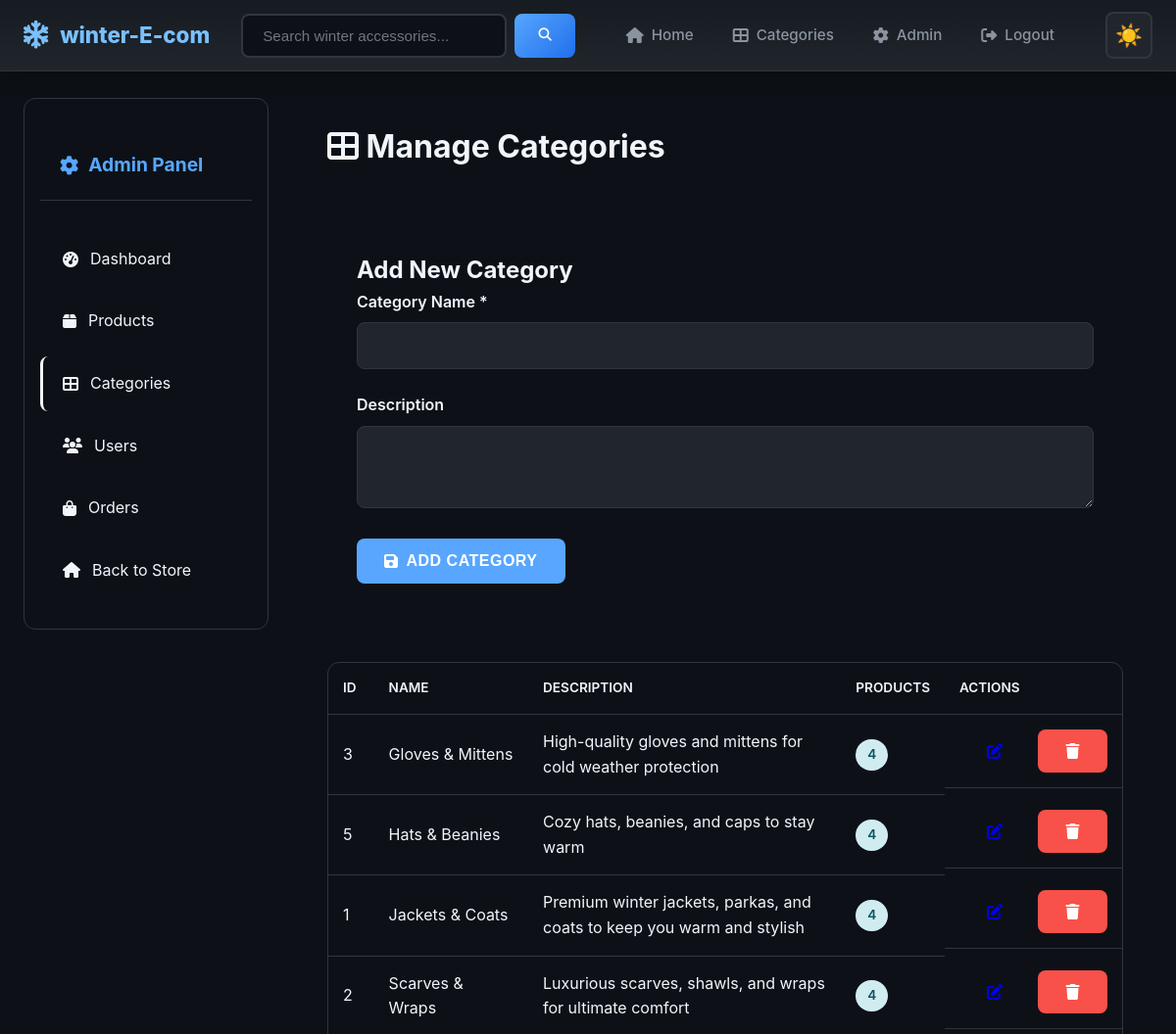
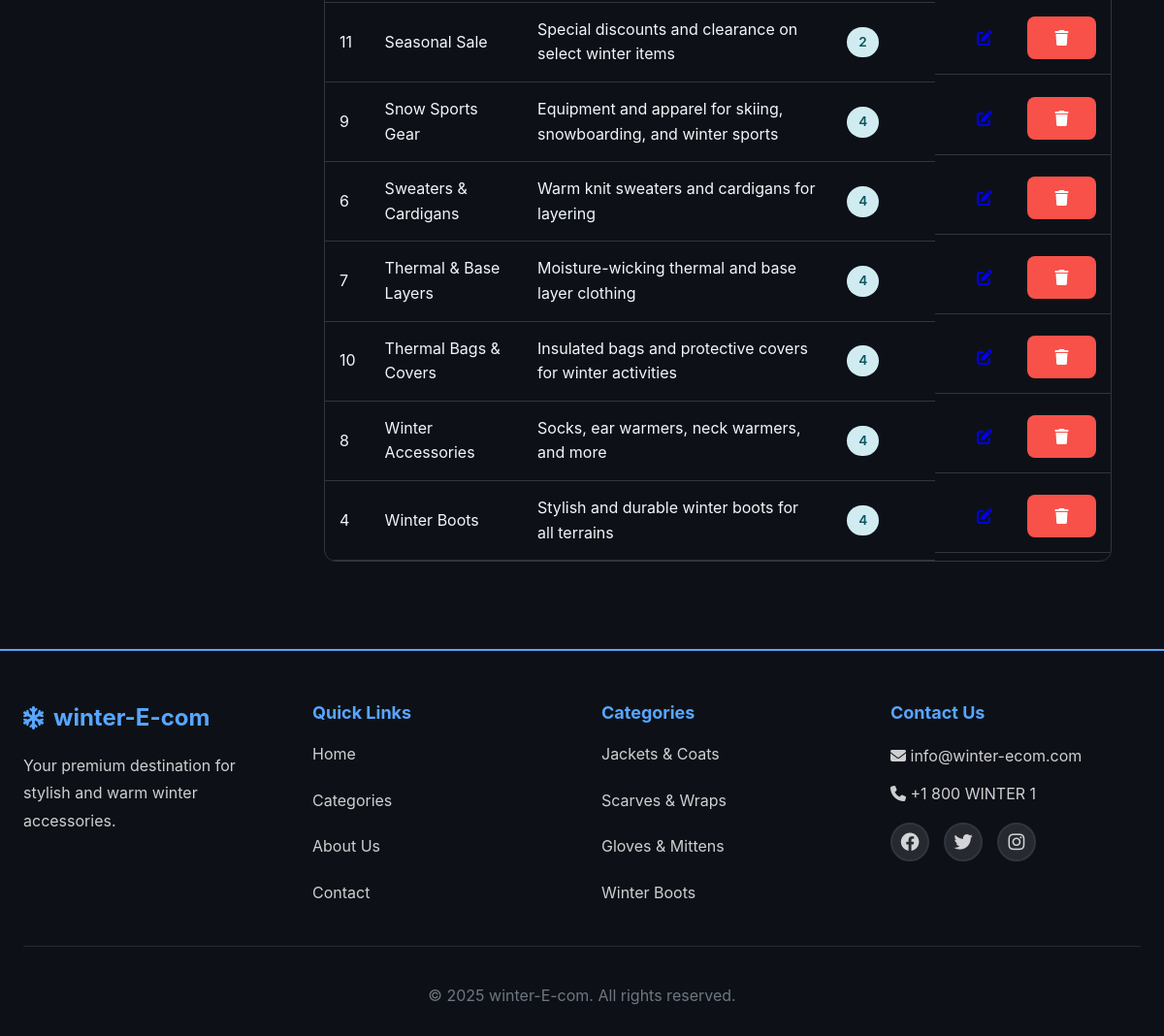
Screenshot of /admin/categories.php (signed in) with the database file from the repository (2 pictures, top to bottom).
### tables this page shows
CREATE TABLE IF NOT EXISTS categories (
    id INT AUTO_INCREMENT PRIMARY KEY,
    name VARCHAR(100) NOT NULL,
    description TEXT,
    created_at TIMESTAMP DEFAULT CURRENT_TIMESTAMP
);

### includes/config.php (called while the page is built, shortened)
<?php
function escape_output($data) {
    return htmlspecialchars($data, ENT_QUOTES, 'UTF-8');
}
?>

### admin/categories.php (the view, shortened to what this page needs)
<?php
require_once '../includes/config.php';
$edit_mode = false;
$edit_category = null;
$categories = $pdo->query("SELECT c.*, COUNT(p.id) as product_count FROM categories c
                          LEFT JOIN products p ON c.id = p.category_id
                          GROUP BY c.id
                          ORDER BY c.name")->fetchAll();
require_once '../includes/header.php';
?>
<div class="container">
    <div class="admin-layout">
        <?php include 'sidebar.php'; ?>
        <div class="admin-content">
            <div class="page-header">
                <h1><i class="fas fa-th-large"></i> Manage Categories</h1>
            </div>
            <div class="category-management">
                <div class="form-card">
                    <h2><?php echo $edit_mode ? 'Edit Category' : 'Add New Category'; ?></h2>
                    <form method="POST" action="categories.php<?php echo $edit_mode ? '?edit=' . $edit_category['id'] : ''; ?>">
                        <div class="form-group">
                            <label for="name">Category Name *</label>
                            <input type="text" id="name" name="name"
                                   value="<?php echo $edit_mode ? escape_output($edit_category['name']) : ''; ?>" required>
                        </div>
                        <div class="form-group">
                            <label for="description">Description</label>
                            <textarea id="description" name="description" rows="3"><?php echo $edit_mode ? escape_output($edit_category['description']) : ''; ?></textarea>
                        </div>
                        <div class="form-actions">
                            <button type="submit" class="btn btn-primary">
                                <i class="fas fa-save"></i> <?php echo $edit_mode ? 'Update' : 'Add'; ?> Category
                            </button>
                        </div>
                    </form>
                </div>
                <div class="table-responsive">
                    <table class="admin-table">
                        <thead>
                            <tr>
                                <th>ID</th>
                                <th>Name</th>
                                <th>Description</th>
                                <th>Products</th>
                                <th>Actions</th>
                            </tr>
                        </thead>
                        <tbody>
                            <?php foreach ($categories as $category): ?>
                            <tr>
                                <td><?php echo $category['id']; ?></td>
                                <td><?php echo escape_output($category['name']); ?></td>
                                <td><?php echo escape_output($category['description']); ?></td>
                                <td><span class="badge badge-info"><?php echo $category['product_count']; ?></span></td>
                                <td class="actions">
                                    <a href="categories.php?edit=<?php echo $category['id']; ?>" class="btn btn-sm btn-info">
                                        <i class="fas fa-edit"></i>
                                    </a>
                                    <a href="categories.php?delete=<?php echo $category['id']; ?>"
                                       class="btn btn-sm btn-danger delete-btn"
                                       onclick="return confirm('Are you sure? This will delete all products in this category!');">
                                        <i class="fas fa-trash"></i>
                                    </a>
                                </td>
                            </tr>
                            <?php endforeach; ?>
                        </tbody>
                    </table>
                </div>
            </div>
        </div>
    </div>
</div>
<?php require_once '../includes/footer.php'; ?>

### css/modern-theme.css (style rules this page uses)
:root { --bg-primary: #0d1117; --bg-secondary: #161b22; --bg-tertiary: #21262d; --bg-hover: #30363d; --text-primary: #f0f6fc; --text-secondary: #8b949e; --text-tertiary: #6e7681; --accent-primary: #58a6ff; --accent-secondary: #1f6feb; --accent-tertiary: #388bfd; --accent-light: #79c0ff; --accent-success: #3fb950; --accent-warning: #d29922; --accent-danger: #f85149; --border-color: #30363d; --border-radius: 12px; --shadow-sm: 0 1px 3px rgba(0, 0, 0, 0.4); --shadow-md: 0 4px 12px rgba(0, 0, 0, 0.3); --shadow-lg: 0 8px 24px rgba(0, 0, 0, 0.5); --shadow-xl: 0 12px 32px rgba(0, 0, 0, 0.6); --transition: all 0.3s cubic-bezier(0.4, 0, 0.2, 1); --transition-fast: all 0.15s ease; }
* { margin: 0; padding: 0; box-sizing: border-box; }
html { scroll-behavior: smooth; }
html, body { height: 100%; width: 100%; }
body { font-family: -apple-system, BlinkMacSystemFont, 'Segoe UI', 'Roboto', 'Oxygen', 'Ubuntu', 'Cantarell', 'Fira Sans', 'Droid Sans', 'Helvetica Neue', sans-serif; background-color: var(--bg-primary); color: var(--text-primary); transition: var(--transition); line-height: 1.6; overflow-x: hidden; }
.container { max-width: 1200px; margin: 0 auto; padding: 0 1.5rem; }
.btn { display: inline-flex; align-items: center; gap: 0.5rem; padding: 0.875rem 1.75rem; border: none; border-radius: 0.5rem; font-size: 1rem; font-weight: 600; cursor: pointer; transition: var(--transition); text-decoration: none; text-transform: uppercase; letter-spacing: 0.5px; }
.btn-primary { background: var(--accent-primary); color: white; }
.btn-danger { background: var(--accent-danger); color: white; }
.form-group { margin-bottom: 1.5rem; }
.form-group label { display: block; margin-bottom: 0.5rem; font-weight: 600; color: var(--text-primary); }
.form-group input, .form-group textarea, .form-group select { width: 100%; padding: 0.875rem; border: 1px solid var(--border-color); background: var(--bg-tertiary); color: var(--text-primary); border-radius: 0.5rem; font-size: 1rem; transition: var(--transition); }
.admin-layout { display: flex; gap: 2rem; }
.admin-content { flex: 1; }
.page-header { margin-bottom: 2rem; }
.page-header h1 { font-size: 2rem; margin-bottom: 0.5rem; }
.admin-table { width: 100%; border-collapse: collapse; background: var(--bg-secondary); }
.admin-table thead { background: var(--bg-tertiary); }
.admin-table th { padding: 1rem; text-align: left; font-weight: 600; color: var(--text-primary); border-bottom: 1px solid var(--border-color); }
.admin-table td { padding: 1rem; border-bottom: 1px solid var(--border-color); }
.table-responsive { overflow-x: auto; border-radius: 0.75rem; border: 1px solid var(--border-color); }
.badge { display: inline-block; padding: 0.375rem 0.75rem; border-radius: 0.25rem; font-size: 0.875rem; font-weight: 600; }

### css/additional.css (style rules this page uses)
.admin-layout { display: grid; grid-template-columns: 250px 1fr; gap: 30px; margin-top: 20px; }
.admin-content { background: var(--white); padding: 30px; border-radius: var(--border-radius); box-shadow: var(--shadow); }
.table-responsive { overflow-x: auto; margin-top: 20px; }
.admin-table { width: 100%; border-collapse: collapse; background: var(--white); border-radius: var(--border-radius); overflow: hidden; }
.admin-table thead { background: var(--primary-color); color: var(--white); }
.admin-table th, .admin-table td { padding: 15px; text-align: left; border-bottom: 1px solid var(--border-color); }
.admin-table th { font-weight: 600; text-transform: uppercase; font-size: 0.85rem; }
.admin-table tbody tr { transition: var(--transition); }
.admin-table td.actions { display: flex; gap: 8px; }
.badge { display: inline-block; padding: 5px 12px; border-radius: 20px; font-size: 0.85rem; font-weight: 600; }
.badge-info { background: #d1ecf1; color: #0c5460; }
.form-card { background: var(--light-gray); padding: 30px; border-radius: var(--border-radius); margin-top: 20px; }
.form-actions { display: flex; gap: 15px; margin-top: 10px; }
.category-management { display: grid; gap: 30px; }

### rows the page displays
categories: id "3", name "Gloves & Mittens", description "High-quality gloves and mittens for cold weather protection", product_count "4"
categories: id "5", name "Hats & Beanies", description "Cozy hats, beanies, and caps to stay warm", product_count "4"
categories: id "1", name "Jackets & Coats", description "Premium winter jackets, parkas, and coats to keep you warm and stylish", product_count "4"
categories: id "2", name "Scarves & Wraps", description "Luxurious scarves, shawls, and wraps for ultimate comfort", product_count "4"
categories: id "11", name "Seasonal Sale", description "Special discounts and clearance on select winter items", product_count "2"
categories: id "9", name "Snow Sports Gear", description "Equipment and apparel for skiing, snowboarding, and winter sports", product_count "4"
categories: id "6", name "Sweaters & Cardigans", description "Warm knit sweaters and cardigans for layering", product_count "4"
categories: id "7", name "Thermal & Base Layers", description "Moisture-wicking thermal and base layer clothing", product_count "4"
categories: id "10", name "Thermal Bags & Covers", description "Insulated bags and protective covers for winter activities", product_count "4"
categories: id "8", name "Winter Accessories", description "Socks, ear warmers, neck warmers, and more", product_count "4"
categories: id "4", name "Winter Boots", description "Stylish and durable winter boots for all terrains", product_count "4"

### other values shown
escape_output($message['text']) "Login successful! Welcome back, admin"
